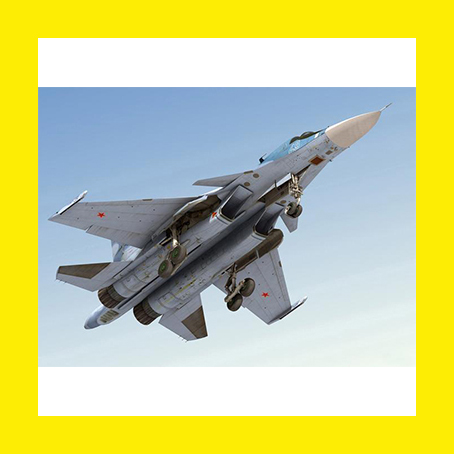
#> input picture OpenArt/mnist/orig_pictures/vehicle/飞机/飞机121.jpg, 454 x 454 px, found by its file name; its folder holds 3 pictures in this run
$ python resize.py
#> lines starting #> are read from the running program, lines starting #| are printed output that depends on the picture
from PIL import Image
import os

# 定义输入文件夹路径和输出文件夹路径
input_folder = 'orig_pictures/vehicle/飞机'
output_folder = 'resize_pictures/vehicle/vehicle_plane'

# 定义目标分辨率
target_size = (96, 96)

# 遍历输入文件夹中的所有文件
for filename in os.listdir(input_folder):
    # 仅处理图片文件
    if filename.endswith('.jpg') or filename.endswith('.png'):
        # 打开图片文件
        image = Image.open(os.path.join(input_folder, filename))
#> image is the input picture: PIL image 454x454 RGB; mean R, G, B 204.1, 207.9, 144.6

        # 修改图片分辨率
        resized_image = image.resize(target_size)
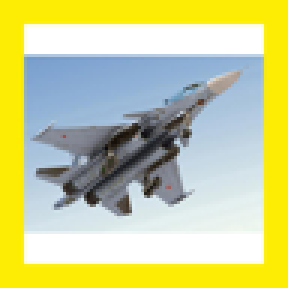
#> resized_image: PIL image 96x96 RGB (shown 3 times larger); mean R, G, B 204, 207.9, 144.5

        # 保存修改后的图片到输出文件夹中
        resized_image.save(os.path.join(output_folder, filename))
#> pass 2 of the loop `for filename in os.listdir(input_folder):`:
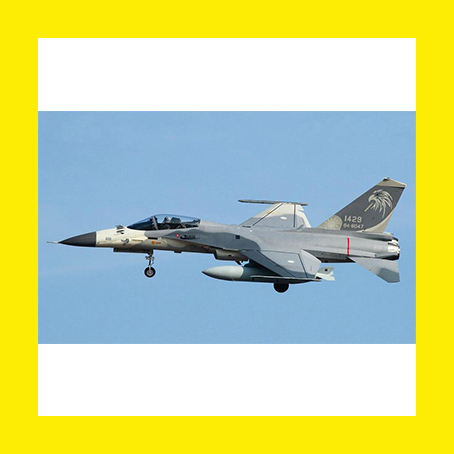
#> input picture OpenArt/mnist/orig_pictures/vehicle/飞机/飞机183.jpg, 454 x 454 px, found by its file name
#> image is the input picture: PIL image 454x454 RGB; mean R, G, B 202.8, 213.4, 154.5
#> `resized_image = image.resize(target_size)`:
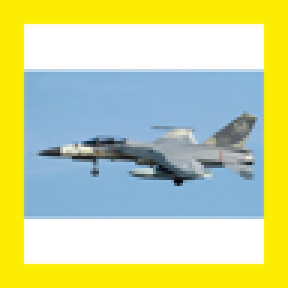
#> resized_image: PIL image 96x96 RGB (shown 3 times larger); mean R, G, B 202.8, 213.4, 154.4
#> pass 3 of the loop `for filename in os.listdir(input_folder):`:
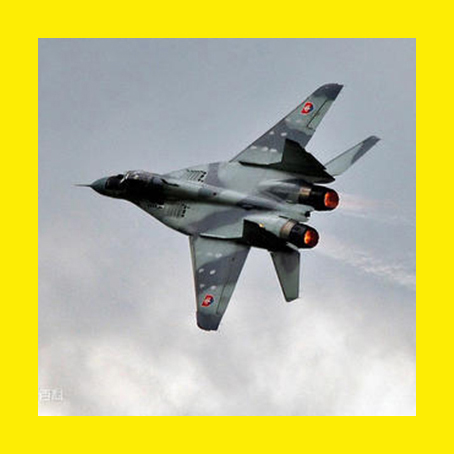
#> input picture OpenArt/mnist/orig_pictures/vehicle/飞机/飞机197.jpg, 454 x 454 px, found by its file name
#> image is the input picture: PIL image 454x454 RGB; mean R, G, B 195.1, 193, 124.9
#> `resized_image = image.resize(target_size)`:
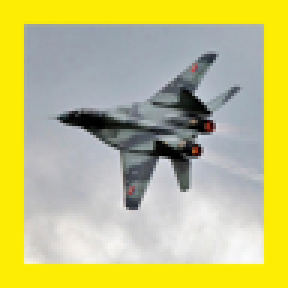
#> resized_image: PIL image 96x96 RGB (shown 3 times larger); mean R, G, B 195.1, 193, 124.9
